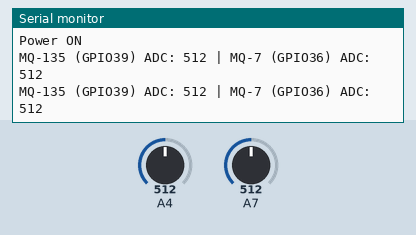
Bench run of a sketch on a simulated Arduino Mega 2560, built with avr-gcc and run on an emulated ATmega2560. On the bench: the last lines printed to the serial monitor. The test bench sets the inputs (shaded band); at power-on: A4 = 512, A7 = 512.

Above: at 5.8 s.
5.9 s: A4 set to 716
At 11.2 s:
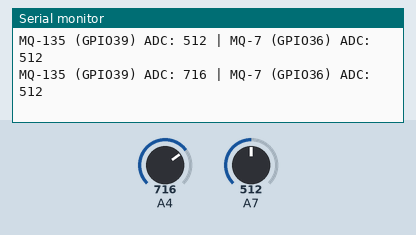
11.9 s: A7 set to 716
At 16.2 s:
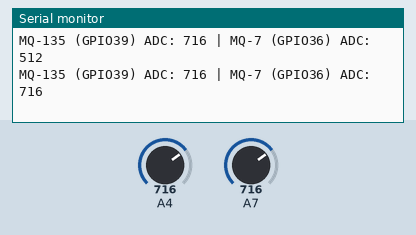
17.9 s: A4 set to 900
At 21.3 s:
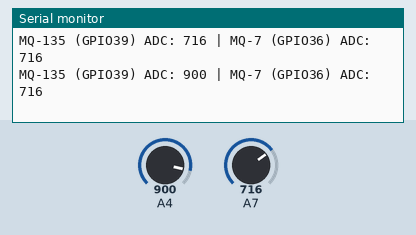
23.9 s: A7 set to 900
At 26.3 s:
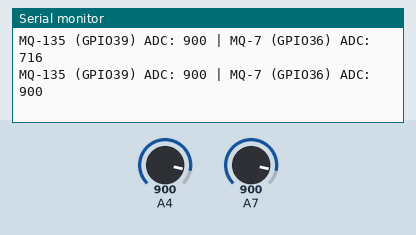
Timing chart, 0 to 27.8 s (numbered marks = the images above; inputs shaded):
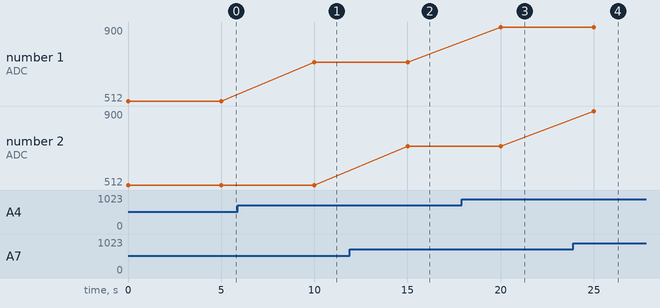

The sketch:

sensor_test.ino
```cpp
#include<MQ135.h>
#include<MQUnifiedsensor.h>
#define MQ135_PIN 36
#define MQ7_PIN 39
void setup() {
  Serial.begin(115200);
  Serial.println("Power ON");
}

void loop() {
    int raw_mq135 = analogRead(MQ135_PIN);
    int raw_mq7 = analogRead(MQ7_PIN);
    Serial.print("MQ-135 (GPIO39) ADC: ");
    Serial.print(raw_mq135);
    Serial.print(" | MQ-7 (GPIO36) ADC: ");
    Serial.println(raw_mq7);
    delay(5000);

}
```

Measured:
- after the input at 5.9 s, the serial monitor: prints a new line after 4.1 s (image 1)
- after the input at 11.9 s, the serial monitor: prints a new line after 3.1 s (image 2)
- after the input at 17.9 s, the serial monitor: prints a new line after 2.1 s (image 3)
- after the input at 23.9 s, the serial monitor: prints a new line after 1.1 s (image 4)
- plotted number 1: 512 → 716 after the input at 5.9 s, 716 → 900 after the input at 17.9 s
